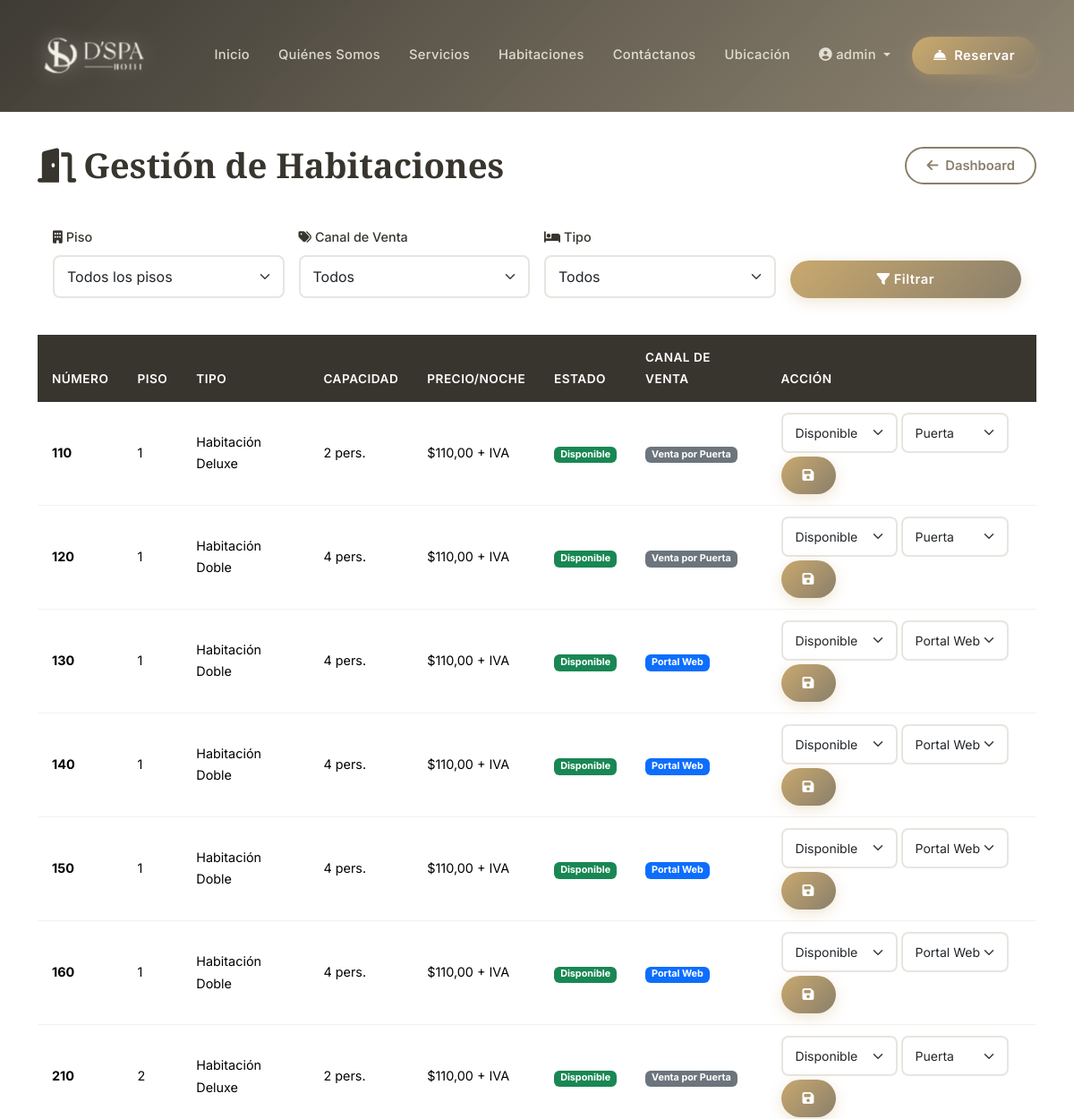
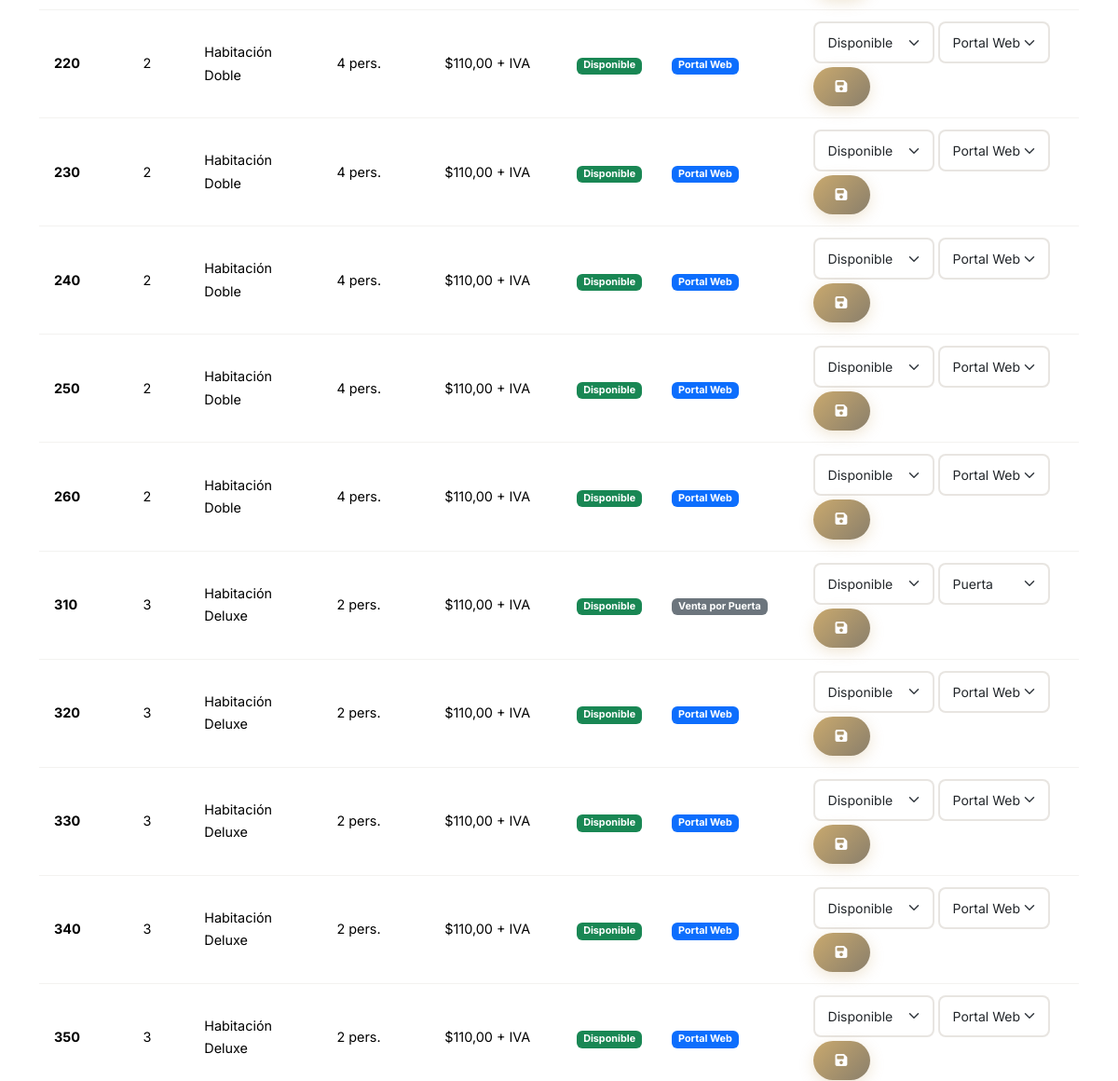
The page /staff/rooms/ (signed in, upper part) on the database as committed earlier (2 pictures, top to bottom).
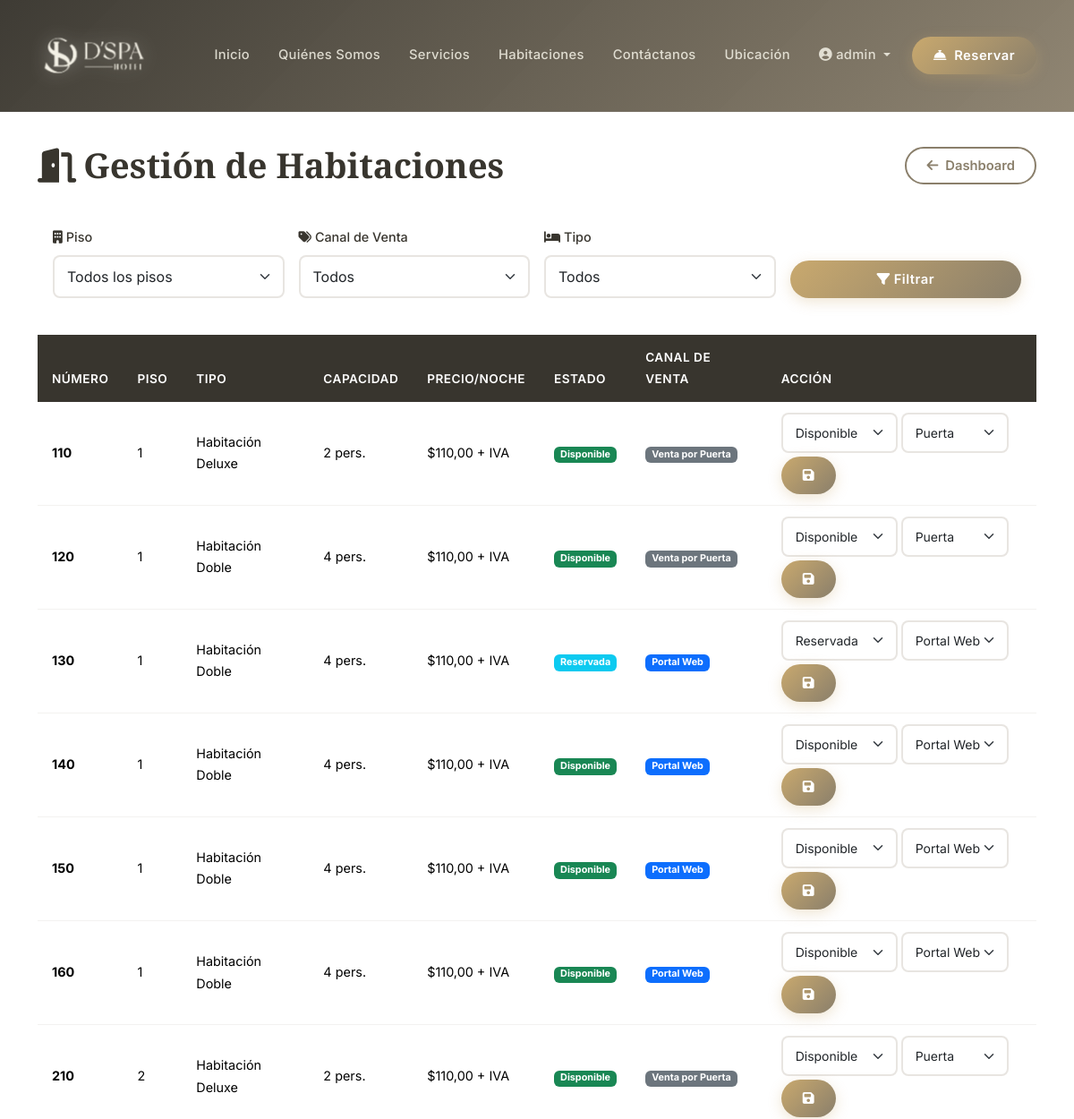
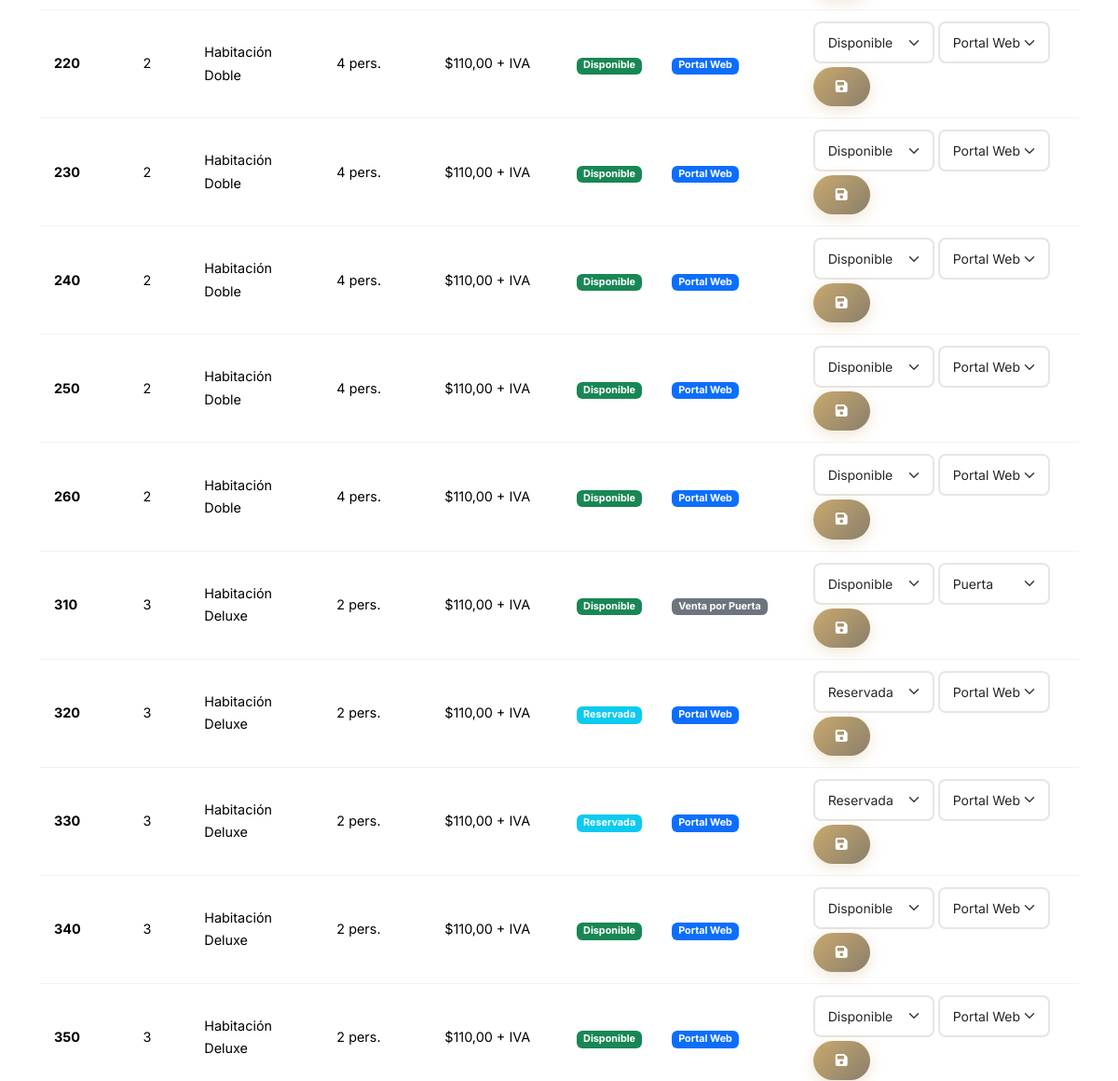
The same page on the database as committed later (2 pictures, top to bottom).
### core/models.py (models this page shows, shortened)
class Room(models.Model):
    ROOM_TYPES = [
        ('doble', 'Habitación Doble'),
        ('deluxe', 'Habitación Deluxe'),
    ]
    STATUS_CHOICES = [
        ('available', 'Disponible'),
        ('occupied', 'Ocupada'),
        ('maintenance', 'Mantenimiento'),
        ('reserved', 'Reservada'),
    ]
    SALES_CHANNEL_CHOICES = [
        ('web', 'Portal Web'),
        ('puerta', 'Venta por Puerta'),
    ]
    room_type = models.CharField(max_length=20, choices=ROOM_TYPES, verbose_name="Tipo")
    room_number = models.CharField(max_length=10, unique=True, verbose_name="Número")
    floor = models.IntegerField(default=1, verbose_name="Piso")
    description = models.TextField(verbose_name="Descripción")
    detailed_description = models.TextField(verbose_name="Descripción Detallada", help_text="Incluir amenities y características")
    capacity_adults = models.IntegerField(default=2, verbose_name="Capacidad Adultos")
    capacity_children = models.IntegerField(default=0, verbose_name="Capacidad Niños")
    price_per_night = models.DecimalField(max_digits=10, decimal_places=2, verbose_name="Precio por Noche", help_text="Precio base en USD (sin IVA)")
    extra_guest_fee = models.DecimalField(max_digits=10, decimal_places=2, default=0, verbose_name="Cargo por Persona Adicional", help_text="Aplica para hab. dobles ($20 por persona adicional)")
    status = models.CharField(max_length=20, choices=STATUS_CHOICES, default='available', verbose_name="Estado")
    sales_channel = models.CharField(max_length=20, choices=SALES_CHANNEL_CHOICES, default='web', verbose_name="Canal de Venta", help_text="Las habitaciones de 'Puerta' no se muestran en el portal web")
    has_terrace = models.BooleanField(default=True, verbose_name="Terraza")
    has_safe = models.BooleanField(default=True, verbose_name="Caja Fuerte")
    has_tv = models.BooleanField(default=True, verbose_name="TV")
    has_closet = models.BooleanField(default=True, verbose_name="Closet")
    has_minibar = models.BooleanField(default=False, verbose_name="Mini Nevera")
    has_balcony = models.BooleanField(default=False, verbose_name="Balcón")
    is_active = models.BooleanField(default=True, verbose_name="Activa")
    class Meta:
        ordering = ['room_type', 'room_number']
        verbose_name = "Habitación"
        verbose_name_plural = "Habitaciones"

### staff/views.py (the view)
    def wrapper(request, *args, **kwargs):
        if not request.user.is_authenticated:
            return redirect('login')
        if not (request.user.is_staff or hasattr(request.user, 'staffprofile')):
            messages.error(request, 'No tiene permisos para acceder a esta sección.')
            return redirect('home')
        return view_func(request, *args, **kwargs)

### staff/views.py (called while the page is built)
def staff_required(view_func):
    def wrapper(request, *args, **kwargs):
        if not request.user.is_authenticated:
            return redirect('login')
        if not (request.user.is_staff or hasattr(request.user, 'staffprofile')):
            messages.error(request, 'No tiene permisos para acceder a esta sección.')
            return redirect('home')
        return view_func(request, *args, **kwargs)
    return wrapper

def _is_recepcionista(user):
    if user.is_superuser:
        return False
    if user.groups.filter(name='Encargados de Reservaciones').exists():
        return False
    if user.groups.filter(name='Recepcionistas de Datos').exists():
        return True
    return not user.is_superuser

### staff/templates/staff/room_management.html (shortened to what the changed rows need)
{% extends 'core/base.html' %}
{% load static %}
{% block content %}
<section class="section-padding" style="margin-top: 80px;">
    <div class="container">
        <div class="d-flex justify-content-between align-items-center mb-4">
            <h2 class="section-title mb-0"><i class="fas fa-door-open me-2"></i>Gestión de Habitaciones</h2>
        </div>
        <div class="table-responsive">
            <table class="table table-custom table-hover">
                <thead>
                    <tr>
                        <th>Número</th>
                        <th>Piso</th>
                        <th>Tipo</th>
                        <th>Capacidad</th>
                        <th>Precio/Noche</th>
                        <th>Estado</th>
                        <th>Canal de Venta</th>
                        <th>Acción</th>
                    </tr>
                </thead>
                <tbody>
                    {% for room in rooms %}
                    <tr>
                        <td><strong>{{ room.room_number }}</strong></td>
                        <td>{{ room.floor }}</td>
                        <td>{{ room.get_room_type_display }}</td>
                        <td>{{ room.capacity_adults }} pers.</td>
                        <td>${{ room.price_per_night }} + IVA</td>
                        <td>
                            <span class="badge
                                {% if room.status == 'available' %}bg-success
                                {% elif room.status == 'occupied' %}bg-danger
                                {% elif room.status == 'maintenance' %}bg-warning text-dark
                                {% elif room.status == 'reserved' %}bg-info
                                {% endif %}">
                                {{ room.get_status_display }}
                            </span>
                        </td>
                        <td>
                            <span class="badge {% if room.sales_channel == 'web' %}bg-primary{% else %}bg-secondary{% endif %}">
                                {{ room.get_sales_channel_display }}
                            </span>
                        </td>
                        <td>
                            {% if not is_readonly %}
                            <form method="post" class="d-flex gap-1 flex-wrap">
                                <select name="status" class="form-select form-select-sm" style="width: auto; min-width: 120px;">
                                    <option value="available" {% if room.status == 'available' %}selected{% endif %}>Disponible</option>
                                    <option value="reserved" {% if room.status == 'reserved' %}selected{% endif %}>Reservada</option>
                                </select>
                                <select name="sales_channel" class="form-select form-select-sm" style="width: auto; min-width: 120px;">
                                    <option value="web" {% if room.sales_channel == 'web' %}selected{% endif %}>Portal Web</option>
                                </select>
                                <button type="submit" class="btn btn-sm btn-reservation"><i class="fas fa-save"></i></button>
                            </form>
                            {% else %}
                            <span style="color: var(--color-text-light); font-size: 0.85rem;"><i class="fas fa-lock me-1"></i>Solo lectura</span>
                            {% endif %}
                        </td>
                    </tr>
                    {% endfor %}
                </tbody>
            </table>
        </div>
    </div>
</section>
{% endblock %}

Rows that differ between the two databases and show on the page:
changed Room (number 3 of 17 on the later page): status "Disponible" → "Reservada"
changed Room (number 14 of 17 on the later page): status "Disponible" → "Reservada"
changed Room (number 15 of 17 on the later page): status "Disponible" → "Reservada"
